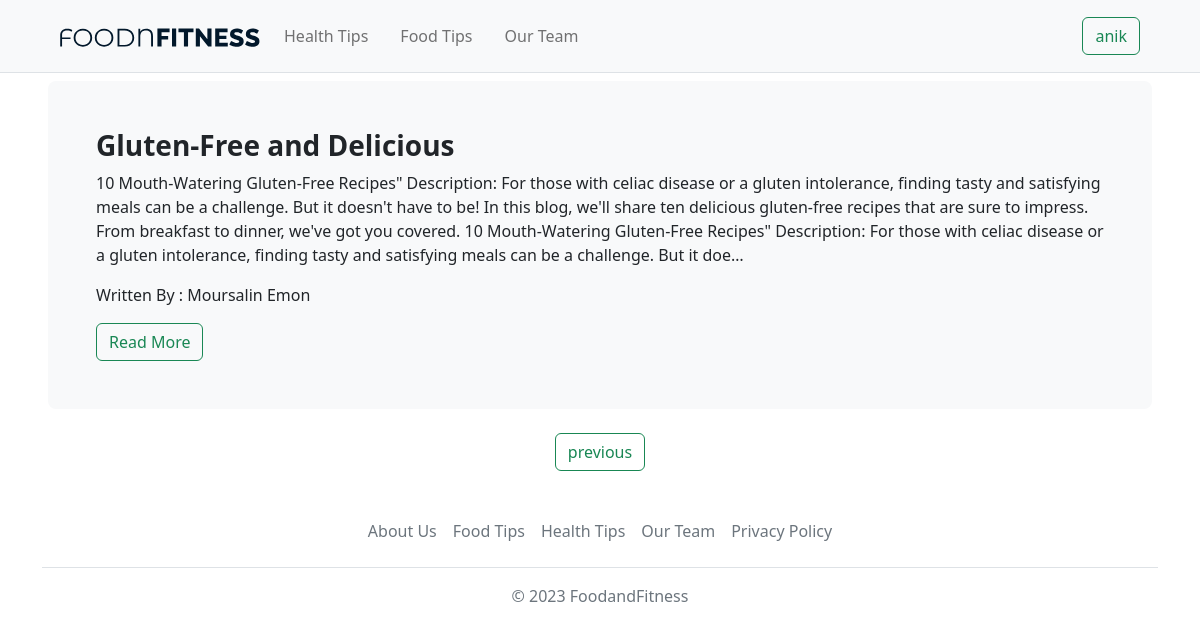
Screenshot of /healthblog/?page=2 (signed in) with the database file from the repository.
### home/models.py (models this page shows)
class HealthBlog(models.Model):
    title=models.CharField(max_length=250)
    description=models.TextField()
    writter=models.CharField(max_length=100)
    slug = models.SlugField(unique=True,null=True)

### home/views.py (the view)
# urls.py: path('healthblog/',views.healthblogview, name='healthblog'),
def healthblogview(request):
    HealthBlogData = HealthBlog.objects.all()
    paginator = Paginator(HealthBlogData, 3) # Show 3 blogs per page
    page = request.GET.get('page')
    blogs = paginator.get_page(page)
    return render(request, 'healthblog.html', {'blogs': blogs})

### templates/healthblog.html (shortened to what this page needs)
<!doctype html>
<html lang="en">
<head>
  <link href="https://cdn.jsdelivr.net/npm/bootstrap@5.2.1/dist/css/bootstrap.min.css" rel="stylesheet"
>
</head>
<body>
  <header>
    {% include 'header.html' %}
  </header>
  <main>
    {% for blog in blogs %}
    <div class="px-5 py-2">
      <div class="container-fluid p-5 bg-light rounded-3">
        <h3 class="fw-bold">{{ blog.title }}</h3>
        <p class="fs-6">{{ blog.description | truncatechars:500 }}</p>
        <p>Written By : {{ blog.writter }}</p>
        <a href="{% url 'fullhealthblog' blog.slug %}" >
          <button class="btn btn-outline-success" type="button">Read More</button>
        </a>
      </div>
    </div>
  {% endfor %}
  <div class="mt-3 d-flex justify-content-center">
    {% if blogs.has_previous %}
      <a class="btn btn-outline-success" href="?page={{ blogs.previous_page_number }}">previous</a>
    {% endif %}
  </div>
  </main>
  <footer>
    {% include 'footer.html' %}
  </footer>
</body>
</html>

### templates/header.html (shortened to what this page needs)
<!doctype html>
<html lang="en">
<head>
  <link href="https://cdn.jsdelivr.net/npm/bootstrap@5.2.1/dist/css/bootstrap.min.css" rel="stylesheet"
>
  <link rel="stylesheet" href="../static/css/style.css">
</head>
<body>
  <header class="bg-light border-bottom">
        <nav class="navbar navbar-expand-lg bg-body-tertiary mx-5">
            <div class="container-fluid my-2">
              <a href="{% url 'home' %}"><img src="../static/img/FOODNFITNESS.svg" alt="" style="max-width:200px"></a>
              <div class="collapse navbar-collapse" id="navbarSupportedContent">
                <ul class="navbar-nav me-auto mb-2 mb-lg-0">
                  <li class="nav-item">
                    <a class="nav-link mx-3" aria-current="page" href="{% url 'healthblog' %}">Health Tips</a>
                  </li>
                  <li class="nav-item">
                    <a class="nav-link" href="{% url 'foodblog' %}">Food Tips</a>
                  </li>
                  <li class="nav-item">
                    <a class="nav-link mx-3" href="{% url 'ourteam' %}">Our Team</a>
                  </li>
                </ul>
                {% if user.is_authenticated %}
                <a href="{% url 'profile' %}"><button class="btn btn-outline-success">{{ user.username }}</button></a>
                {% else %}
                <a href="{% url 'signup' %}"><button class="btn btn-success mx-3" action="{% url 'signin' %}">Sign Up</button></a>
                <a href="{% url 'signin' %}"><button class="btn btn-outline-success">Sign In</button></a>
                {% endif %}
              </div>
            </div>
          </nav>
  </header>
</body>
</html>

### rows the page displays
HealthBlog: title "Gluten-Free and Delicious", description "10 Mouth-Watering Gluten-Free Recipes\" Description: For those with celiac disease or a gluten intolerance, finding tasty and satisfying meals can be a challenge. But it doesn't have to be! In this blog, we'll share ten delicious gluten-free recipes that are sure to impress. From breakfast to dinner, we've got you covered. 10 Mouth-Watering Gluten-Free Recipes\" Description: For those with celiac disease or a gluten intolerance, finding tasty and satisfying meals can be a challenge. But it doe…", writter "Moursalin Emon"

### other values shown
{{ user.username }} "anik"
